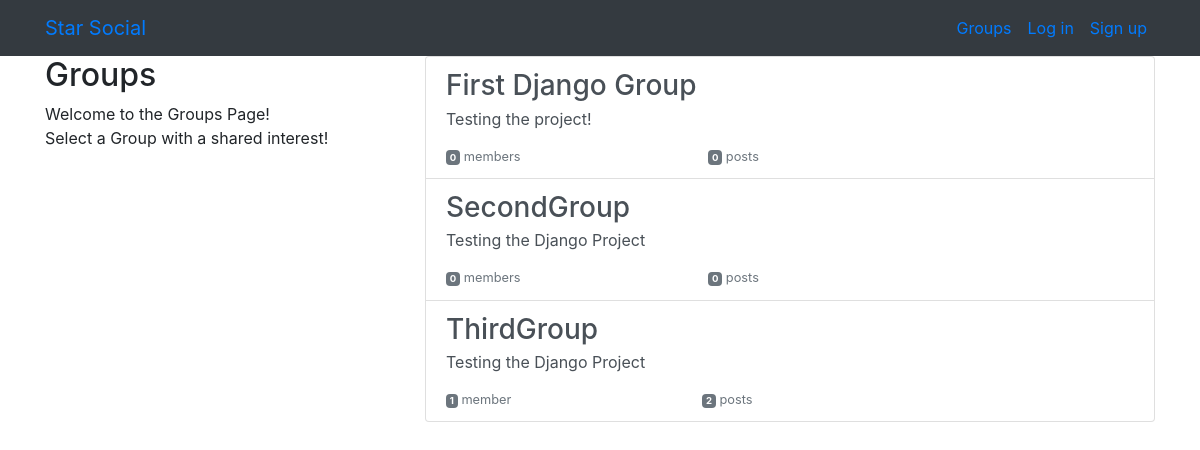
The app's page /groups/ with its own data.
### groups/models.py (models this page shows, shortened)
class Group(models.Model):
    name = models.CharField(max_length=256,unique=True)
    slug = models.SlugField(allow_unicode=True, unique=True)
    description = models.TextField(default="",blank=True)
    description_html = models.TextField(editable=False, default="",blank=True)
    members = models.ManyToManyField(User,through="GroupMember")
    class Meta:
        ordering = ["name"]

### groups/views.py (the view)
# urls.py: path('', views.ListGroups.as_view(), name="all"),
class ListGroups(generic.ListView):
    model = Group

### groups/templates/groups/group_list.html (shortened to what this page needs)
{% extends "groups/group_base.html" %}
{% block pregroup %}
<div class="col-md-4">
	<div class="content">
			<h2>Groups</h2>
			<p>Welcome to the Groups Page! <br>Select a Group with a shared interest!</p>
	</div>
</div>
{% endblock %}
{% block group_content %}
<div class="col-md-8">
	<div class="list-group">
		{% for group in object_list %}
		<a href="{% url 'groups:single' slug=group.slug %}"
		class="list-group-item list-group-item-action flex-column align-items-start">
			<h3 class="mb-1">{{ group.name }}</h3>
			<p class="mb-1">{{ group.description_html|safe }}</p>
			<div class="d-flex w-40 justify-content-between">
				<small class="text-muted"><span class="badge badge-secondary">
					{{ group.members.count }}</span> member{{ group.members.count|pluralize }}</small>
				<small class="text-muted"><span class="badge badge-secondary">
					{{ group.posts.count }}</span> post{{ group.posts.count|pluralize }}</small>
			</div>
		</a>
		{% endfor %}
	</div>
</div>
{% endblock %}

### records on screen
Group: name "First Django Group", description_html "Testing the project!", members.count "0", posts.count "0"
Group: name "SecondGroup", description_html "Testing the Django Project", members.count "0", posts.count "0"
Group: name "ThirdGroup", description_html "Testing the Django Project", members.count "1", posts.count "2"
